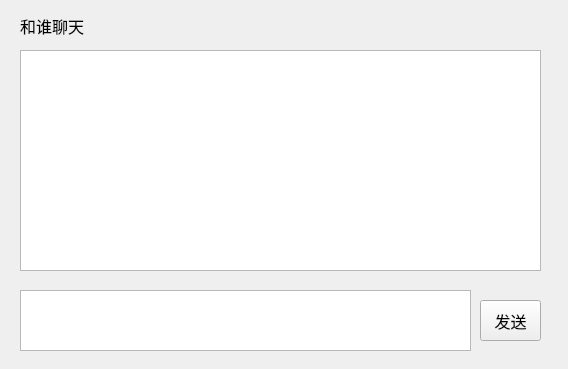
<?xml version="1.0" encoding="UTF-8"?>
<ui version="4.0">
 <class>ChatDlg</class>
 <widget class="QWidget" name="ChatDlg">
  <property name="geometry">
   <rect>
    <x>0</x>
    <y>0</y>
    <width>568</width>
    <height>369</height>
   </rect>
  </property>
  <property name="minimumSize">
   <size>
    <width>568</width>
    <height>369</height>
   </size>
  </property>
  <property name="maximumSize">
   <size>
    <width>568</width>
    <height>369</height>
   </size>
  </property>
  <property name="font">
   <font>
    <family>微软雅黑</family>
    <pointsize>12</pointsize>
   </font>
  </property>
  <property name="windowTitle">
   <string>Form</string>
  </property>
  <widget class="QLabel" name="lb_title">
   <property name="geometry">
    <rect>
     <x>20</x>
     <y>10</y>
     <width>481</width>
     <height>31</height>
    </rect>
   </property>
   <property name="font">
    <font>
     <family>微软雅黑</family>
     <pointsize>12</pointsize>
    </font>
   </property>
   <property name="text">
    <string>和谁聊天</string>
   </property>
  </widget>
  <widget class="QTextBrowser" name="tb_chat">
   <property name="geometry">
    <rect>
     <x>20</x>
     <y>50</y>
     <width>521</width>
     <height>221</height>
    </rect>
   </property>
  </widget>
  <widget class="QTextEdit" name="te_write">
   <property name="geometry">
    <rect>
     <x>20</x>
     <y>290</y>
     <width>451</width>
     <height>61</height>
    </rect>
   </property>
  </widget>
  <widget class="QPushButton" name="pb_send">
   <property name="geometry">
    <rect>
     <x>480</x>
     <y>300</y>
     <width>61</width>
     <height>41</height>
    </rect>
   </property>
   <property name="text">
    <string>发送</string>
   </property>
  </widget>
 </widget>
 <resources/>
 <connections/>
</ui>
